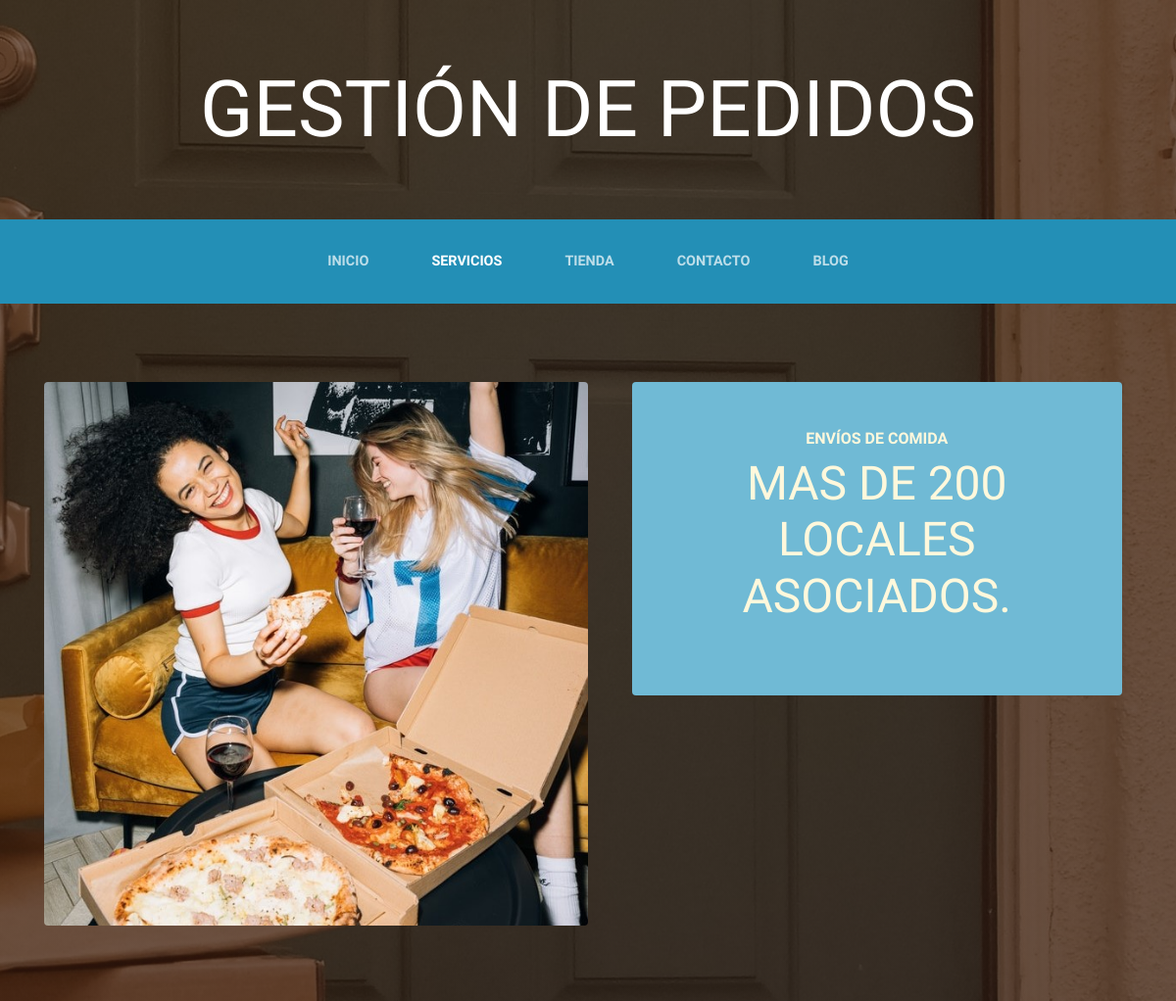
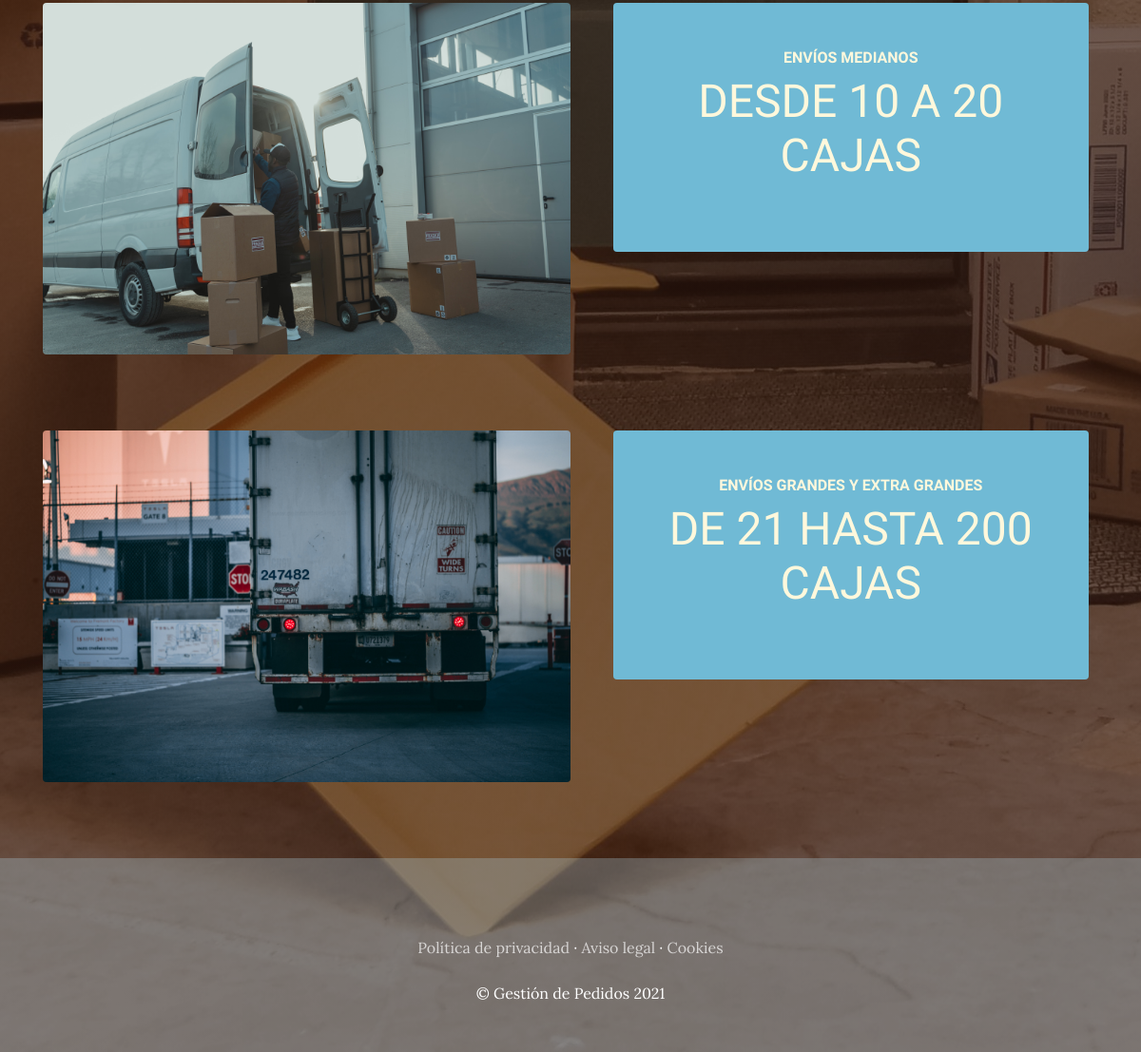
The app's page /servicios/ with its own data (2 pictures, top to bottom).
### serviciosApp/models.py (models this page shows, shortened)
class Servicio(models.Model):
    titulo=models.CharField(max_length=30)
    contenido=models.CharField(max_length=30)
    imagen=models.ImageField(upload_to='servicios') #subir las imagenes en carpeta 'servicios'
    created=models.DateTimeField(auto_now_add=True) #fecha de creacion del Servicio
    updated=models.DateTimeField(auto_now_add=True)
    class Meta: #meta class contiene metadatos
        verbose_name='servicio' #especificamos el nombbre que tendra el servicio en la base de datos
        verbose_name_plural='servicios'

### serviciosApp/views.py (the view)
# urls.py: path('servicios/', include('serviciosApp.urls')), #url servicios/ de serviciosApp.
def servicios(request):
    servicios=Servicio.objects.all()#se importan todos los servicios dentro de la variable
    return render(request,"servicios/servicios.html", {"servicios": servicios}) #se muestran los servicios

### serviciosApp/templates/servicios/servicios.html
{% extends 'ProyectoWebApp/base.html' %}
{% load static %}
{% block content %}
    {% for servicio in servicios %}
    <section class="page-section clearfix">
        <div class="container">
          <div class="intro">
            <img class="intro-img img-fluid mb-3 mb-lg-0 rounded" src="{{servicio.imagen.url}}" alt="" style="width: 50%;">
            <div class="intro-text left-0 text-center bg-faded p-5 rounded" style="margin:auto;">
              <h2 class="section-heading mb-4" >
                <span class="section-heading-upper">{{servicio.titulo}}</span>
                <span class="section-heading-lower">{{servicio.contenido}}</span>
              </h2>
            </div>
          </div>
        </div>
      </section>
    {% endfor %}
{% endblock %}

### ProyectoWebApp/templates/ProyectoWebApp/base.html (shortened to what this page needs)
<html>
<head>
    {% load static %}
    <link href="{% static 'ProyectoWebApp/vendor/bootstrap/css/bootstrap.min.css'%}" rel="stylesheet">
    <link href="{% static 'ProyectoWebApp/css/estiloGestion.css' %}" rel="stylesheet">
</head>
<body>
    <h1 class="site-heading text-center text-white d-none d-lg-block">
        <span class="site-heading-lower">Gestión de Pedidos</span>
      </h1>
 <nav class="navbar navbar-expand-lg navbar-dark py-lg-4" id="mainNav">
    <div class="container">
      <div class="collapse navbar-collapse" id="navbarResponsive">
        <ul class="navbar-nav mx-auto">
          <li class="nav-item {% if request.path == '/' %} active {% endif %}  px-lg-4">
            <a class="nav-link text-uppercase text-expanded" href="{% url 'Home' %}">Inicio</a>
          </li>
          <li class="nav-item {% if request.path == '/servicios/' %} active {% endif %}px-lg-4">
            <a class="nav-link text-uppercase text-expanded" href="{% url 'Servicios' %}">Servicios</a>
          </li>
          <li class="nav-item {% if request.path == '/tienda/' %} active {% endif %}px-lg-4">
            <a class="nav-link text-uppercase text-expanded" href="{% url 'Tienda' %}">Tienda</a>
          </li>
          <li class="nav-item {% if request.path == '/contacto/' %} active {% endif %}px-lg-4">
            <a class="nav-link text-uppercase text-expanded" href="{% url 'Contacto' %}">Contacto</a>
          </li>
          <li class="nav-item {% if request.path == '/blog/' %} active {% endif %}px-lg-4">
            <a class="nav-link text-uppercase text-expanded" href="{% url 'Blog' %}">Blog</a>
          </li>
        </ul>
      </div>
    </div>
  </nav>
  {% block content %}
  {% endblock %}
    <footer class="footer text-faded text-center py-5">
      <div class="container">
        <p class="m-0 mbt">
        	<a href="sample.html" class="link">Política de privacidad</a> ·
        	<a href="sample.html" class="link">Aviso legal</a> ·
        	<a href="sample.html" class="link">Cookies</a>
		</p>
        <p class="m-0 mbt1">&copy; Gestión de Pedidos 2021</p>
      </div>
	</footer>
</body>
</html>

### ProyectoWebApp/static/ProyectoWebApp/css/estiloGestion.css (style rules this page uses)
body { font-family: 'Lora'; background: linear-gradient(rgba(47, 23, 15, 0.65), rgba(47, 23, 15, 0.65)), url("../img/bg_main.jpg"); background-attachment: fixed; background-position: center; background-size: cover; }
h1, h2, h3, h4, h5, h6 { font-family: 'Raleway'; }
p { line-height: 1.75; }
.text-faded { color: rgb(255, 255, 255); }
.site-heading { margin-top: 5rem; margin-bottom: 5rem; text-transform: uppercase; line-height: 1; font-family: 'Raleway'; }
.site-heading .site-heading-lower { font-size: 5rem; font-weight: 100; line-height: 4rem; }
.page-section { margin-top: 5rem; margin-bottom: 5rem; }
.section-heading { text-transform: uppercase; }
.section-heading .section-heading-upper { display: block; font-size: 1rem; font-weight: 800; padding-bottom:.5rem; }
.section-heading .section-heading-lower { display: block; font-size: 3rem; font-weight: 100; }
.bg-faded { background-color: #ffffff0e; }
#mainNav { background-color: rgb(35, 143, 182); font-family: 'Raleway'; }
#mainNav .navbar-nav .nav-item .nav-link { color: rgba(255, 255, 255, 0.7); font-weight: 800; }
#mainNav .navbar-nav .nav-item.active .nav-link { color: #ffffff; }
@media (min-width: 992px) { #mainNav .navbar-nav .nav-item .nav-link { font-size: 0.9rem; } }
.intro { position: relative; }
@media (min-width: 992px) { .intro .intro-img { width: 75%; float: left; } }
@media (min-width: 992px) { .intro .intro-text { left: 600; width: 60%; margin-top: 3rem; background-color: rgb(112, 186, 213); color: cornsilk; position: absolute; } }
@media (min-width: 1200px) { .intro .intro-text { width: 45%; } }
.footer { background-color: rgba(166, 197, 208, 0.329); }
.mbt { padding-top: 2rem; }
.mbt1 { padding-top: 1.25rem; }
a.link { color: rgba(255, 255, 255, 0.7); }

### records on screen
Servicio: imagen (picture), titulo "ENVÍOS DE COMIDA", contenido "MAS DE 200 LOCALES ASOCIADOS."
Servicio: imagen (picture), titulo "ENVÍOS MEDIANOS", contenido "DESDE 10 A 20 CAJAS"
Servicio: imagen (picture), titulo "ENVÍOS GRANDES Y EXTRA GRANDES", contenido "DE 21 HASTA 200 CAJAS"
